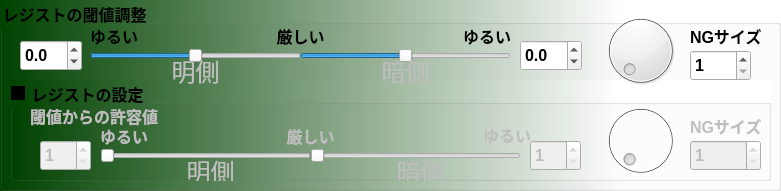
   <widget class="QGroupBox" name="gbDetailSettingR" >
    <property name="geometry" >
     <rect>
      <x>10</x>
      <y>450</y>
      <width>781</width>
      <height>191</height>
     </rect>
    </property>
    <property name="font" >
     <font>
      <family>MS UI Gothic</family>
      <pointsize>12</pointsize>
      <weight>75</weight>
      <italic>false</italic>
      <bold>true</bold>
      <underline>false</underline>
      <strikeout>false</strikeout>
     </font>
    </property>
    <property name="styleSheet" >
     <string notr="true" >QGroupBox{
	background-color: qlineargradient( x1: 0, y1: 0, x2:0.8, x2: 0.8, stop: 0 #004200, stop: 1 white);
}
</string>
    </property>
    <property name="title" >
     <string>レジストの閾値調整</string>
    </property>
    <widget class="QGroupBox" name="gbDetailSettingForResist" >
     <property name="geometry" >
      <rect>
       <x>10</x>
       <y>80</y>
       <width>761</width>
       <height>101</height>
      </rect>
     </property>
     <property name="font" >
      <font>
       <family>MS UI Gothic</family>
       <pointsize>12</pointsize>
       <weight>75</weight>
       <italic>false</italic>
       <bold>true</bold>
       <underline>false</underline>
       <strikeout>false</strikeout>
      </font>
     </property>
     <property name="title" >
      <string>レジストの設定</string>
     </property>
     <property name="checkable" >
      <bool>true</bool>
     </property>
     <property name="checked" >
      <bool>false</bool>
     </property>
     <widget class="QLabel" name="label_5" >
      <property name="geometry" >
       <rect>
        <x>470</x>
        <y>39</y>
        <width>51</width>
        <height>31</height>
       </rect>
      </property>
      <property name="font" >
       <font>
        <family>MS UI Gothic</family>
        <pointsize>12</pointsize>
        <weight>75</weight>
        <italic>false</italic>
        <bold>true</bold>
        <underline>false</underline>
        <strikeout>false</strikeout>
       </font>
      </property>
      <property name="styleSheet" >
       <string notr="true" >background: none;</string>
      </property>
      <property name="text" >
       <string>ゆるい</string>
      </property>
      <property name="alignment" >
       <set>Qt::AlignLeading|Qt::AlignLeft|Qt::AlignRight|Qt::AlignTrailing|Qt::AlignVCenter</set>
      </property>
     </widget>
     <widget class="QSpinBox" name="sbNGThresholdForResist_D" >
      <property name="geometry" >
       <rect>
        <x>520</x>
        <y>60</y>
        <width>51</width>
        <height>31</height>
       </rect>
      </property>
      <property name="font" >
       <font>
        <family>MS UI Gothic</family>
        <pointsize>12</pointsize>
        <weight>75</weight>
        <italic>false</italic>
        <bold>true</bold>
        <underline>false</underline>
        <strikeout>false</strikeout>
       </font>
      </property>
      <property name="styleSheet" >
       <string notr="true" >background: none;</string>
      </property>
      <property name="minimum" >
       <number>1</number>
      </property>
      <property name="maximum" >
       <number>255</number>
      </property>
      <property name="value" >
       <number>1</number>
      </property>
     </widget>
     <widget class="QLabel" name="label_6" >
      <property name="geometry" >
       <rect>
        <x>275</x>
        <y>40</y>
        <width>51</width>
        <height>31</height>
       </rect>
      </property>
      <property name="font" >
       <font>
        <family>MS UI Gothic</family>
        <pointsize>12</pointsize>
        <weight>75</weight>
        <italic>false</italic>
        <bold>true</bold>
        <underline>false</underline>
        <strikeout>false</strikeout>
       </font>
      </property>
      <property name="styleSheet" >
       <string notr="true" >background: none;</string>
      </property>
      <property name="text" >
       <string>厳しい</string>
      </property>
      <property name="alignment" >
       <set>Qt::AlignCenter|Qt::AlignHCenter|Qt::AlignLeading|Qt::AlignLeft|Qt::AlignVCenter</set>
      </property>
     </widget>
     <widget class="QSpinBox" name="sbMinimumNGSizeForResist" >
      <property name="geometry" >
       <rect>
        <x>680</x>
        <y>60</y>
        <width>71</width>
        <height>31</height>
       </rect>
      </property>
      <property name="font" >
       <font>
        <family>MS UI Gothic</family>
        <pointsize>12</pointsize>
        <weight>75</weight>
        <italic>false</italic>
        <bold>true</bold>
        <underline>false</underline>
        <strikeout>false</strikeout>
       </font>
      </property>
      <property name="styleSheet" >
       <string notr="true" >background: none;</string>
      </property>
      <property name="minimum" >
       <number>1</number>
      </property>
      <property name="maximum" >
       <number>99999</number>
      </property>
      <property name="value" >
       <number>1</number>
      </property>
     </widget>
     <widget class="QLabel" name="label_7" >
      <property name="geometry" >
       <rect>
        <x>20</x>
        <y>20</y>
        <width>291</width>
        <height>31</height>
       </rect>
      </property>
      <property name="font" >
       <font>
        <family>MS UI Gothic</family>
        <pointsize>12</pointsize>
        <weight>75</weight>
        <italic>false</italic>
        <bold>true</bold>
        <underline>false</underline>
        <strikeout>false</strikeout>
       </font>
      </property>
      <property name="styleSheet" >
       <string notr="true" >background: none;</string>
      </property>
      <property name="text" >
       <string>閾値からの許容値</string>
      </property>
     </widget>
     <widget class="QLabel" name="label_8" >
      <property name="geometry" >
       <rect>
        <x>680</x>
        <y>30</y>
        <width>71</width>
        <height>31</height>
       </rect>
      </property>
      <property name="font" >
       <font>
        <family>MS UI Gothic</family>
        <pointsize>12</pointsize>
        <weight>75</weight>
        <italic>false</italic>
        <bold>true</bold>
        <underline>false</underline>
        <strikeout>false</strikeout>
       </font>
      </property>
      <property name="styleSheet" >
       <string notr="true" >background: none;</string>
      </property>
      <property name="text" >
       <string>NGサイズ</string>
      </property>
     </widget>
     <widget class="QDial" name="diMinimumNGSizeForResist" >
      <property name="geometry" >
       <rect>
        <x>590</x>
        <y>20</y>
        <width>81</width>
        <height>81</height>
       </rect>
      </property>
      <property name="minimum" >
       <number>1</number>
      </property>
      <property name="value" >
       <number>1</number>
      </property>
     </widget>
     <widget class="QLabel" name="label_9" >
      <property name="geometry" >
       <rect>
        <x>90</x>
        <y>40</y>
        <width>51</width>
        <height>31</height>
       </rect>
      </property>
      <property name="font" >
       <font>
        <family>MS UI Gothic</family>
        <pointsize>12</pointsize>
        <weight>75</weight>
        <italic>false</italic>
        <bold>true</bold>
        <underline>false</underline>
        <strikeout>false</strikeout>
       </font>
      </property>
      <property name="styleSheet" >
       <string notr="true" >background: none;</string>
      </property>
      <property name="text" >
       <string>ゆるい</string>
      </property>
     </widget>
     <widget class="QSpinBox" name="sbNGThresholdForResist_B" >
      <property name="geometry" >
       <rect>
        <x>30</x>
        <y>60</y>
        <width>51</width>
        <height>31</height>
       </rect>
      </property>
      <property name="font" >
       <font>
        <family>MS UI Gothic</family>
        <pointsize>12</pointsize>
        <weight>75</weight>
        <italic>false</italic>
        <bold>true</bold>
        <underline>false</underline>
        <strikeout>false</strikeout>
       </font>
      </property>
      <property name="styleSheet" >
       <string notr="true" >background: none;</string>
      </property>
      <property name="minimum" >
       <number>1</number>
      </property>
      <property name="maximum" >
       <number>255</number>
      </property>
      <property name="value" >
       <number>1</number>
      </property>
     </widget>
     <widget class="QLabel" name="label_36" >
      <property name="enabled" >
       <bool>false</bool>
      </property>
      <property name="geometry" >
       <rect>
        <x>140</x>
        <y>70</y>
        <width>121</width>
        <height>41</height>
       </rect>
      </property>
      <property name="font" >
       <font>
        <family>MS UI Gothic</family>
        <pointsize>18</pointsize>
        <weight>50</weight>
        <italic>false</italic>
        <bold>false</bold>
        <underline>false</underline>
        <strikeout>false</strikeout>
       </font>
      </property>
      <property name="styleSheet" >
       <string notr="true" >background: none;</string>
      </property>
      <property name="text" >
       <string>明側</string>
      </property>
      <property name="alignment" >
       <set>Qt::AlignCenter|Qt::AlignHCenter|Qt::AlignLeading|Qt::AlignLeft|Qt::AlignVCenter</set>
      </property>
     </widget>
     <widget class="QLabel" name="label_37" >
      <property name="enabled" >
       <bool>false</bool>
      </property>
      <property name="geometry" >
       <rect>
        <x>350</x>
        <y>70</y>
        <width>121</width>
        <height>41</height>
       </rect>
      </property>
      <property name="font" >
       <font>
        <family>MS UI Gothic</family>
        <pointsize>18</pointsize>
        <weight>50</weight>
        <italic>false</italic>
        <bold>false</bold>
        <underline>false</underline>
        <strikeout>false</strikeout>
       </font>
      </property>
      <property name="styleSheet" >
       <string notr="true" >background: none;</string>
      </property>
      <property name="text" >
       <string>暗側</string>
      </property>
      <property name="alignment" >
       <set>Qt::AlignCenter|Qt::AlignHCenter|Qt::AlignLeading|Qt::AlignLeft|Qt::AlignVCenter</set>
      </property>
     </widget>
     <widget class="QSlider" name="hsNGThresholdForResist_B" >
      <property name="geometry" >
       <rect>
        <x>90</x>
        <y>60</y>
        <width>211</width>
        <height>31</height>
       </rect>
      </property>
      <property name="styleSheet" >
       <string notr="true" >background: none;</string>
      </property>
      <property name="minimum" >
       <number>1</number>
      </property>
      <property name="maximum" >
       <number>30</number>
      </property>
      <property name="pageStep" >
       <number>5</number>
      </property>
      <property name="orientation" >
       <enum>Qt::Horizontal</enum>
      </property>
     </widget>
     <widget class="QSlider" name="hsNGThresholdForResist_D" >
      <property name="geometry" >
       <rect>
        <x>300</x>
        <y>60</y>
        <width>211</width>
        <height>31</height>
       </rect>
      </property>
      <property name="styleSheet" >
       <string notr="true" >background: none;</string>
      </property>
      <property name="minimum" >
       <number>1</number>
      </property>
      <property name="maximum" >
       <number>30</number>
      </property>
      <property name="pageStep" >
       <number>5</number>
      </property>
      <property name="orientation" >
       <enum>Qt::Horizontal</enum>
      </property>
     </widget>
    </widget>
    <widget class="QDoubleSpinBox" name="dsbNGThresholdR_D" >
     <property name="geometry" >
      <rect>
       <x>520</x>
       <y>40</y>
       <width>62</width>
       <height>31</height>
      </rect>
     </property>
     <property name="font" >
      <font>
       <family>MS UI Gothic</family>
       <pointsize>12</pointsize>
       <weight>75</weight>
       <italic>false</italic>
       <bold>true</bold>
       <underline>false</underline>
       <strikeout>false</strikeout>
      </font>
     </property>
     <property name="styleSheet" >
      <string notr="true" >background: none;</string>
     </property>
     <property name="decimals" >
      <number>1</number>
     </property>
     <property name="minimum" >
      <double>-1.000000000000000</double>
     </property>
     <property name="maximum" >
      <double>1.000000000000000</double>
     </property>
     <property name="singleStep" >
      <double>0.100000000000000</double>
     </property>
    </widget>
    <widget class="QSpinBox" name="sbMinimumNGSizeR" >
     <property name="geometry" >
      <rect>
       <x>690</x>
       <y>50</y>
       <width>61</width>
       <height>31</height>
      </rect>
     </property>
     <property name="font" >
      <font>
       <family>MS UI Gothic</family>
       <pointsize>12</pointsize>
       <weight>75</weight>
       <italic>false</italic>
       <bold>true</bold>
       <underline>false</underline>
       <strikeout>false</strikeout>
      </font>
     </property>
     <property name="styleSheet" >
      <string notr="true" >background: none;</string>
     </property>
     <property name="minimum" >
      <number>1</number>
     </property>
     <property name="maximum" >
      <number>9999</number>
     </property>
     <property name="value" >
      <number>1</number>
     </property>
    </widget>
    <widget class="QDial" name="diMinimumNGSizeR" >
     <property name="geometry" >
      <rect>
       <x>600</x>
       <y>10</y>
       <width>81</width>
       <height>81</height>
      </rect>
     </property>
     <property name="minimum" >
      <number>1</number>
     </property>
     <property name="value" >
      <number>1</number>
     </property>
    </widget>
    <widget class="QLabel" name="lbStrongR" >
     <property name="geometry" >
      <rect>
       <x>275</x>
       <y>20</y>
       <width>51</width>
       <height>31</height>
      </rect>
     </property>
     <property name="font" >
      <font>
       <family>MS UI Gothic</family>
       <pointsize>12</pointsize>
       <weight>75</weight>
       <italic>false</italic>
       <bold>true</bold>
       <underline>false</underline>
       <strikeout>false</strikeout>
      </font>
     </property>
     <property name="styleSheet" >
      <string notr="true" >background: none;</string>
     </property>
     <property name="text" >
      <string>厳しい</string>
     </property>
     <property name="alignment" >
      <set>Qt::AlignCenter|Qt::AlignHCenter|Qt::AlignLeading|Qt::AlignLeft|Qt::AlignVCenter</set>
     </property>
    </widget>
    <widget class="QLabel" name="lbWeakR_D" >
     <property name="geometry" >
      <rect>
       <x>460</x>
       <y>20</y>
       <width>51</width>
       <height>31</height>
      </rect>
     </property>
     <property name="font" >
      <font>
       <family>MS UI Gothic</family>
       <pointsize>12</pointsize>
       <weight>75</weight>
       <italic>false</italic>
       <bold>true</bold>
       <underline>false</underline>
       <strikeout>false</strikeout>
      </font>
     </property>
     <property name="styleSheet" >
      <string notr="true" >background: none;</string>
     </property>
     <property name="text" >
      <string>ゆるい</string>
     </property>
     <property name="alignment" >
      <set>Qt::AlignLeading|Qt::AlignLeft|Qt::AlignRight|Qt::AlignTrailing|Qt::AlignVCenter</set>
     </property>
    </widget>
    <widget class="QLabel" name="lbMinimumNGSizeR" >
     <property name="geometry" >
      <rect>
       <x>690</x>
       <y>20</y>
       <width>71</width>
       <height>31</height>
      </rect>
     </property>
     <property name="font" >
      <font>
       <family>MS UI Gothic</family>
       <pointsize>12</pointsize>
       <weight>75</weight>
       <italic>false</italic>
       <bold>true</bold>
       <underline>false</underline>
       <strikeout>false</strikeout>
      </font>
     </property>
     <property name="styleSheet" >
      <string notr="true" >background: none;</string>
     </property>
     <property name="text" >
      <string>NGサイズ</string>
     </property>
    </widget>
    <widget class="QLabel" name="lbWeakR_B" >
     <property name="geometry" >
      <rect>
       <x>90</x>
       <y>20</y>
       <width>51</width>
       <height>31</height>
      </rect>
     </property>
     <property name="font" >
      <font>
       <family>MS UI Gothic</family>
       <pointsize>12</pointsize>
       <weight>75</weight>
       <italic>false</italic>
       <bold>true</bold>
       <underline>false</underline>
       <strikeout>false</strikeout>
      </font>
     </property>
     <property name="styleSheet" >
      <string notr="true" >background: none;</string>
     </property>
     <property name="text" >
      <string>ゆるい</string>
     </property>
    </widget>
    <widget class="QDoubleSpinBox" name="dsbNGThresholdR_B" >
     <property name="geometry" >
      <rect>
       <x>20</x>
       <y>40</y>
       <width>62</width>
       <height>31</height>
      </rect>
     </property>
     <property name="font" >
      <font>
       <family>MS UI Gothic</family>
       <pointsize>12</pointsize>
       <weight>75</weight>
       <italic>false</italic>
       <bold>true</bold>
       <underline>false</underline>
       <strikeout>false</strikeout>
      </font>
     </property>
     <property name="styleSheet" >
      <string notr="true" >background: none;</string>
     </property>
     <property name="decimals" >
      <number>1</number>
     </property>
     <property name="minimum" >
      <double>-1.000000000000000</double>
     </property>
     <property name="maximum" >
      <double>1.000000000000000</double>
     </property>
     <property name="singleStep" >
      <double>0.100000000000000</double>
     </property>
    </widget>
    <widget class="QLabel" name="label_34" >
     <property name="enabled" >
      <bool>false</bool>
     </property>
     <property name="geometry" >
      <rect>
       <x>135</x>
       <y>50</y>
       <width>121</width>
       <height>41</height>
      </rect>
     </property>
     <property name="font" >
      <font>
       <family>MS UI Gothic</family>
       <pointsize>18</pointsize>
       <weight>50</weight>
       <italic>false</italic>
       <bold>false</bold>
       <underline>false</underline>
       <strikeout>false</strikeout>
      </font>
     </property>
     <property name="styleSheet" >
      <string notr="true" >background: none;</string>
     </property>
     <property name="text" >
      <string>明側</string>
     </property>
     <property name="alignment" >
      <set>Qt::AlignCenter|Qt::AlignHCenter|Qt::AlignLeading|Qt::AlignLeft|Qt::AlignVCenter</set>
     </property>
    </widget>
    <widget class="QLabel" name="label_35" >
     <property name="enabled" >
      <bool>false</bool>
     </property>
     <property name="geometry" >
      <rect>
       <x>345</x>
       <y>50</y>
       <width>121</width>
       <height>41</height>
      </rect>
     </property>
     <property name="font" >
      <font>
       <family>MS UI Gothic</family>
       <pointsize>18</pointsize>
       <weight>50</weight>
       <italic>false</italic>
       <bold>false</bold>
       <underline>false</underline>
       <strikeout>false</strikeout>
      </font>
     </property>
     <property name="styleSheet" >
      <string notr="true" >background: none;</string>
     </property>
     <property name="text" >
      <string>暗側</string>
     </property>
     <property name="alignment" >
      <set>Qt::AlignCenter|Qt::AlignHCenter|Qt::AlignLeading|Qt::AlignLeft|Qt::AlignVCenter</set>
     </property>
    </widget>
    <widget class="QSlider" name="hsNGThresholdR_B" >
     <property name="geometry" >
      <rect>
       <x>90</x>
       <y>40</y>
       <width>211</width>
       <height>31</height>
      </rect>
     </property>
     <property name="styleSheet" >
      <string notr="true" >background: none;</string>
     </property>
     <property name="minimum" >
      <number>-10</number>
     </property>
     <property name="maximum" >
      <number>10</number>
     </property>
     <property name="pageStep" >
      <number>1</number>
     </property>
     <property name="orientation" >
      <enum>Qt::Horizontal</enum>
     </property>
    </widget>
    <widget class="QSlider" name="hsNGThresholdR_D" >
     <property name="geometry" >
      <rect>
       <x>300</x>
       <y>40</y>
       <width>211</width>
       <height>31</height>
      </rect>
     </property>
     <property name="styleSheet" >
      <string notr="true" >background: none;</string>
     </property>
     <property name="minimum" >
      <number>-10</number>
     </property>
     <property name="maximum" >
      <number>10</number>
     </property>
     <property name="pageStep" >
      <number>1</number>
     </property>
     <property name="orientation" >
      <enum>Qt::Horizontal</enum>
     </property>
    </widget>
   </widget>
